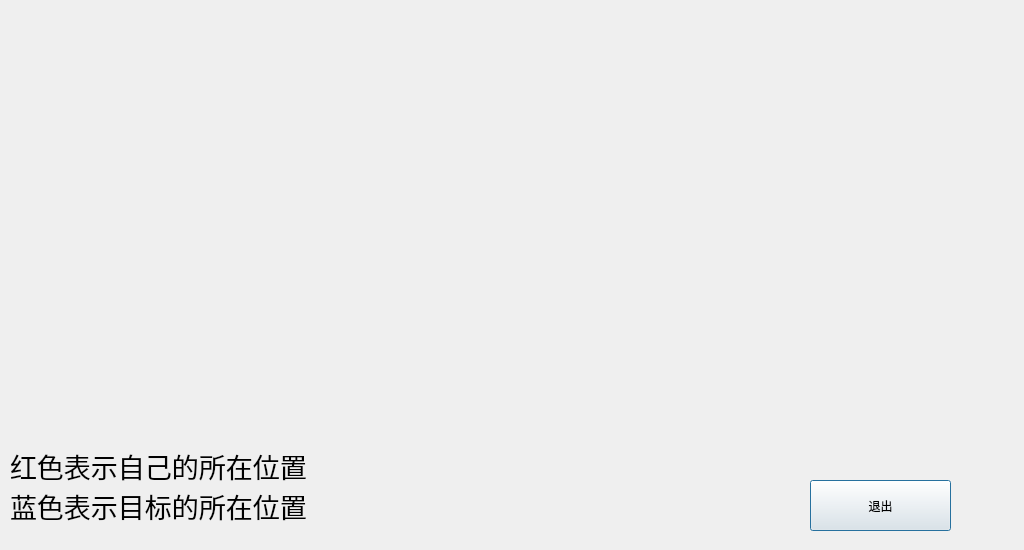
<?xml version="1.0" encoding="UTF-8"?>
<ui version="4.0">
 <class>Map</class>
 <widget class="QDialog" name="Map">
  <property name="geometry">
   <rect>
    <x>0</x>
    <y>0</y>
    <width>1024</width>
    <height>550</height>
   </rect>
  </property>
  <property name="windowTitle">
   <string>Dialog</string>
  </property>
  <widget class="QPushButton" name="exitButton">
   <property name="geometry">
    <rect>
     <x>810</x>
     <y>480</y>
     <width>141</width>
     <height>51</height>
    </rect>
   </property>
   <property name="text">
    <string>退出</string>
   </property>
  </widget>
  <widget class="QLabel" name="blueLabel">
   <property name="geometry">
    <rect>
     <x>10</x>
     <y>490</y>
     <width>311</width>
     <height>31</height>
    </rect>
   </property>
   <property name="font">
    <font>
     <pointsize>20</pointsize>
    </font>
   </property>
   <property name="text">
    <string>蓝色表示目标的所在位置</string>
   </property>
  </widget>
  <widget class="QLabel" name="redLabel">
   <property name="geometry">
    <rect>
     <x>10</x>
     <y>450</y>
     <width>311</width>
     <height>31</height>
    </rect>
   </property>
   <property name="font">
    <font>
     <pointsize>20</pointsize>
    </font>
   </property>
   <property name="text">
    <string>红色表示自己的所在位置</string>
   </property>
  </widget>
 </widget>
 <resources/>
 <connections/>
</ui>
